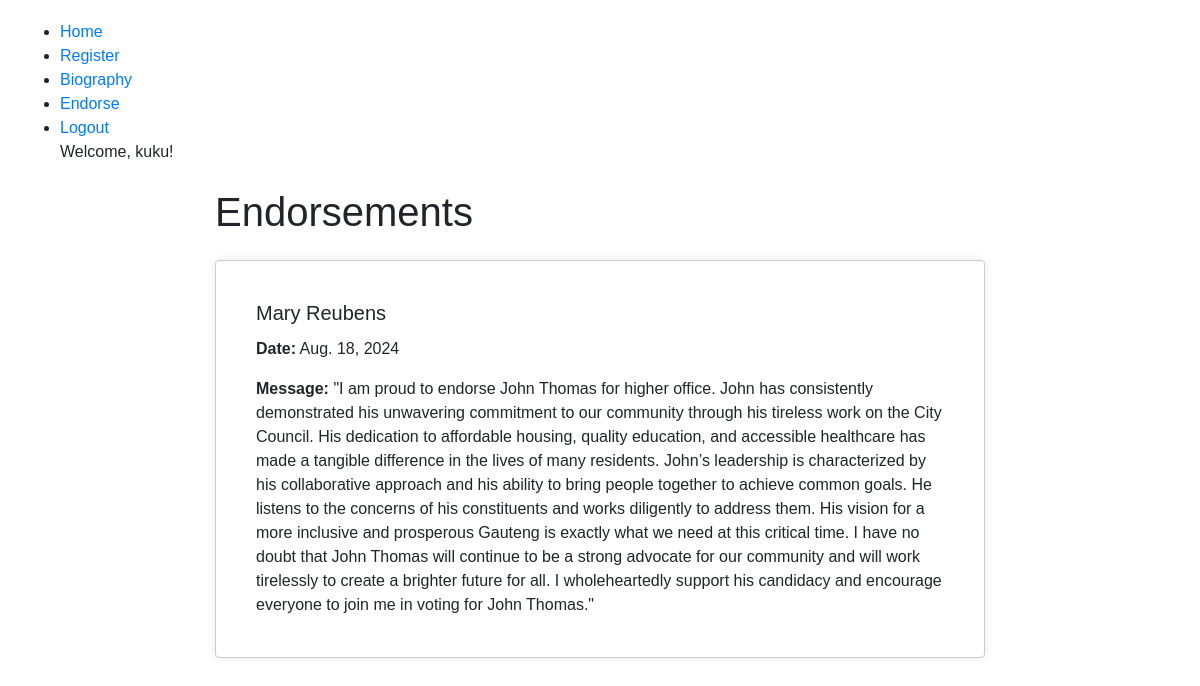
The page /endorse/ (signed in) on the database its author committed.
### candidate/models.py (models this page shows, shortened)
class Endorse(models.Model):
    endorser_name = models.CharField(max_length=255)
    endorser_title = models.CharField(max_length=255, blank=True, null=True)
    endorser_text = models.TextField()
    endorser_date = models.DateField()

### candidate/views.py (the view)
# urls.py: path('endorse/', login_required(views.endorse_view), name='endorse'),
@login_required
def endorse_view(request):
    endorsements = Endorse.objects.all()
    return render(request, 'candidate/endorse.html',  {'endorsements': endorsements})

### candidate/templates/candidate/endorse.html
{% extends 'base.html' %}
{% load static %}
{% block content %}
    <div class="container">
        <h1 class="my-4">Endorsements</h1>
        {% for endorse in endorsements %}
            <div class="card mb-3">
                <div class="card-body">
                    <h5 class="card-title">{{ endorse.endorser_name }}</h5>
                    <p class="card-text"><strong>Date:</strong> {{ endorse.endorser_date }}</p>
                    <p class="card-text"><strong>Message:</strong> {{ endorse.endorser_text }}</p>
                </div>
            </div>
        {% endfor %}
    </div>
{% endblock %}

### candidate/templates/base.html (shortened to what this page needs)
<!DOCTYPE html>
<html>
<head>
    <head>
        {% load static %}
    <link href="https://stackpath.bootstrapcdn.com/bootstrap/4.5.2/css/bootstrap.min.css" rel="stylesheet">
    <link rel="stylesheet" type="text/css" href="{% static 'candidate/css/styles.css' %}">
    </head>
</head>
<body>
    <nav>
        <ul>
            <li><a href="{% url 'candidate:home' %}">Home</a></li>
            <li><a href="{% url 'candidate:register' %}">Register</a></li>
            <li><a href="{% url 'candidate:biography' %}">Biography</a></li>
            <li><a href="{% url 'candidate:endorse' %}">Endorse</a></li>
            {% if user.is_authenticated %}
                <li><a href="{% url 'candidate:logout' %}">Logout</a></li>
                <p>Welcome, {{ user.username }}!</p>
            {% else %}
                <li><a href="{% url 'candidate:login' %}">Login</a></li>
            {% endif %}
        </ul>
    </nav>
    {% block content %}
    {% endblock %}
</body>
</html>

### candidate/static/candidate/styles.css (style rules this page uses)
.container { max-width: 800px; margin: 0 auto; }
.card { border: 1px solid #ccc; padding: 20px; margin-bottom: 20px; background-color: #fff; box-shadow: 0 0 10px rgba(24, 28, 7, 0.1); }

### candidate/templates/base.html (style rules this page uses)
body { font-family: Arial, sans-serif; margin: 20px; }

### rows shown on the page
Endorse: endorser_name "Mary Reubens", endorser_date "Aug. 18, 2024", endorser_text "\"I am proud to endorse John Thomas for higher office. John has consistently demonstrated his unwavering commitment to our community through his tireless work on the City Council. His dedication to affordable housing, quality education, and accessible healthcare has made a tangible difference in the lives of many residents. John’s leadership is characterized by his collaborative approach and his ability to bring people together to achieve common goals. He listens to the concerns of his constituents and works diligently to address them. His vision for a more inclusive and prosperous Gauteng is exactly what we need at this critical time. I have no doubt that John Thomas will continue to be a…"

### other values the page prints
{{ user.username }} "kuku"
